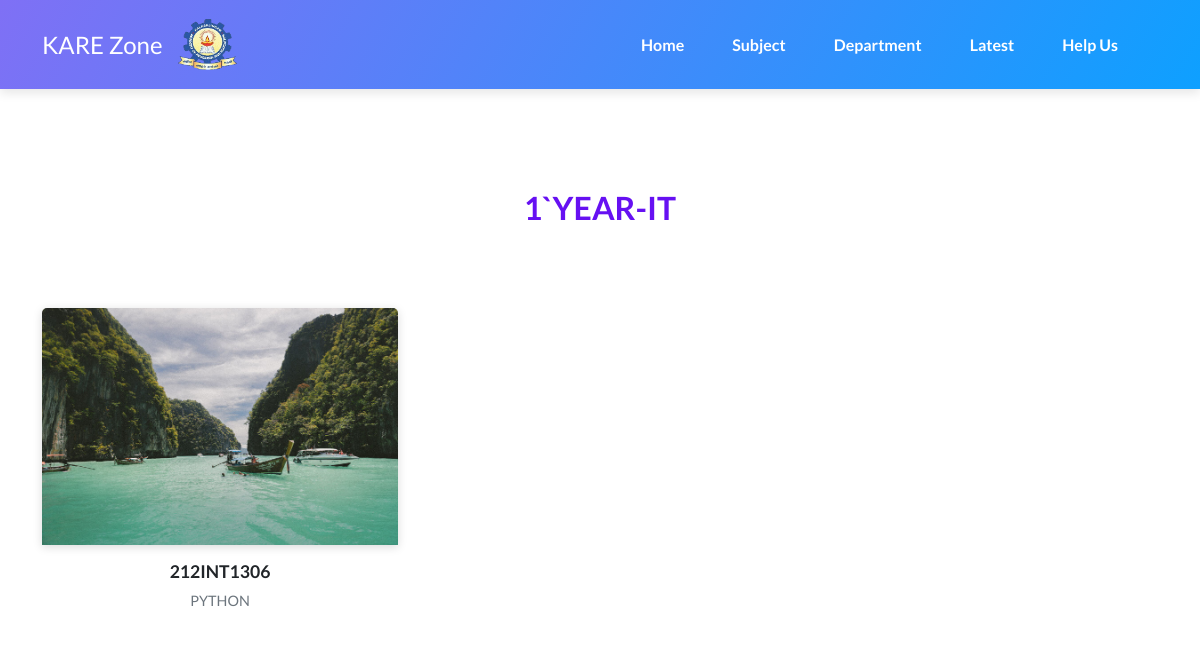
/subjectyear.php?name=IT&deptid=1&yearid=1, run on the app's committed database.
### tables this page shows
CREATE TABLE `subject` (
  `subjectid` varchar(350) NOT NULL,
  `name` varchar(350) NOT NULL,
  `descri` varchar(5000) NOT NULL,
  `yearid` int NOT NULL,
  `deptid` int NOT NULL,
  `imgpath` varchar(5000) NOT NULL,
  `filepath` varchar(5000) DEFAULT NULL
);

### subjectyear.php (the view, shortened to what this page needs)
<?php
include('includes/header.php');
?>
<main class="page projects-page">
<section class="portfolio-block projects-cards">
    <div class="container">
        <div class="heading">
            <h2 style="color: var(--bs-indigo);"><?php echo $_GET['yearid'],'`Year-',$_GET['name']?></h2>
        </div>
        <div class="row">
            <?php
        $sql = "SELECT * from subject where deptid='$_GET[deptid]' && yearid='$_GET[yearid]';";
        $all_course = mysqli_query($conn,$sql);
        while ($course = mysqli_fetch_array($all_course,MYSQLI_ASSOC)):;
        ?>
        <div class="col-md-6 col-lg-4">
        <div class="card border-0"><a href="viewsubject.php?<?php echo"name=$course[name]&deptid=$_GET[deptid]&yearid=$_GET[yearid]&subjectid=$course[subjectid]"?>"><img class="card-img-top scale-on-hover" src="assets/img/dept/<?php echo $course['imgpath'];?>" alt="Card Image"></a>
                <div class="card-body">
                    <h6><a href="CSE/index.html"><?php echo $course['subjectid'];?></a></h6>
                    <p class="text-muted card-text"> <?php echo $course['name'];?></p>
                </div>
            </div>
        </div>
        <?php
        endwhile;
?>

### data on the page
subject: imgpath (picture), subjectid "212INT1306", name "PYTHON"

### other printed values
$_GET['yearid'] "1"
$_GET['name'] "IT"
